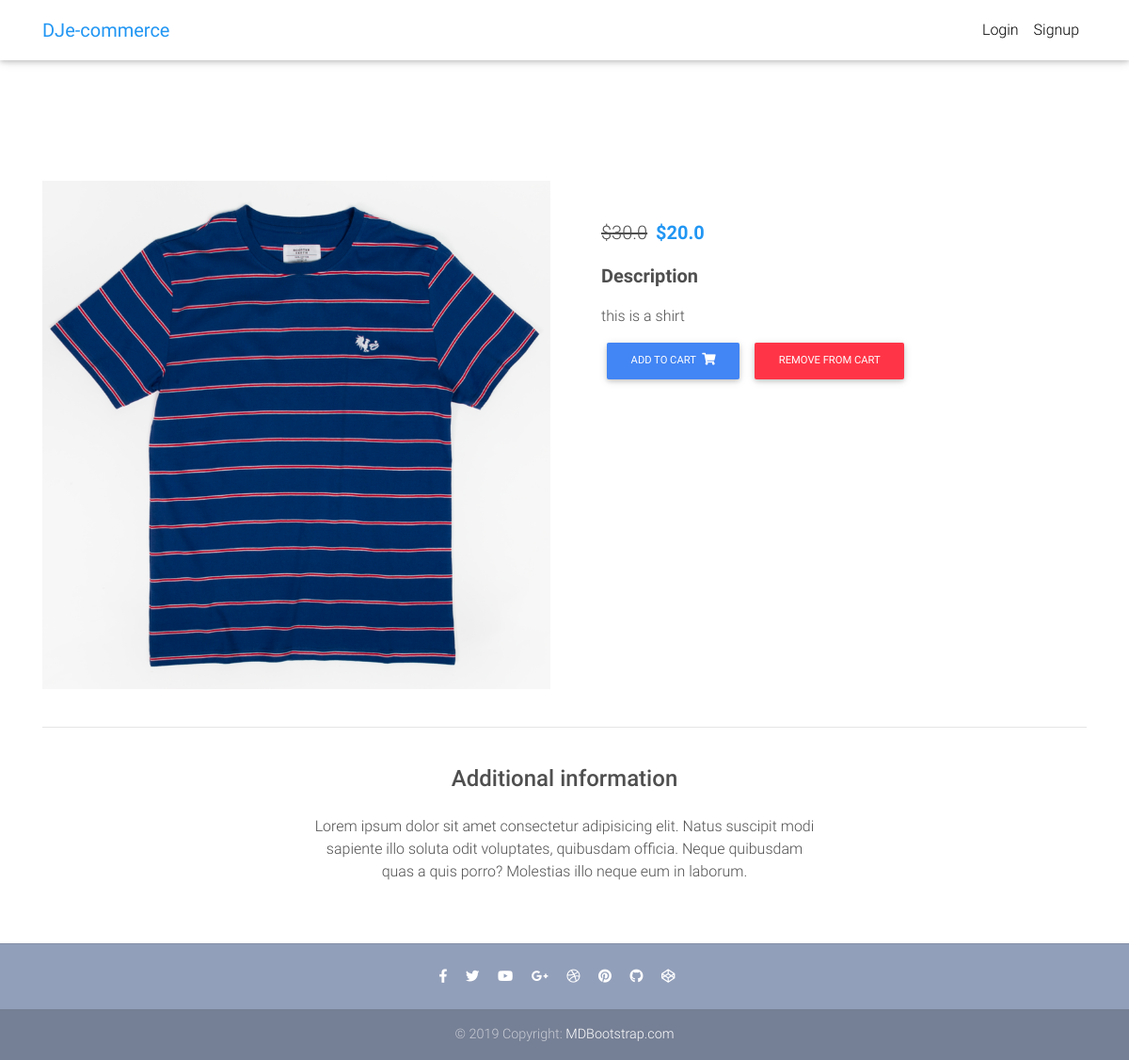
The page /product/shirt/ on the database its author committed.
### core/models.py (models this page shows, shortened)
class Item(models.Model):
    title = models.CharField(max_length=100)
    price = models.FloatField()
    discount_price = models.FloatField(blank=True, null=True)
    slug = models.SlugField()
    description = models.TextField()
    image = models.ImageField()
    def get_add_to_cart_url(self):
        return reverse("core:add-to-cart", kwargs={
            'slug': self.slug
        })
    def get_remove_from_cart_url(self):
        return reverse("core:remove-from-cart", kwargs={
            'slug': self.slug
        })

### core/views.py (the view)
# urls.py: path('product/<slug>/', ItemDetailView.as_view(), name='product'),
class ItemDetailView(DetailView):
    model = Item
    template_name = "product.html"
    head_title = model.title
    def get_context_data(self, **kwargs):
        context = super().get_context_data(**kwargs)
        context['head_title'] = self.get_object().title
        return context

### templates/product.html (shortened to what this page needs)
{% extends "base.html" %}
{% block content %}
  <main class="mt-5 pt-4">
    <div class="container dark-grey-text mt-5">
      <div class="row wow fadeIn">
        <div class="col-md-6 mb-4">
          <img src="{{ object.image.url }}" class="img-fluid" alt="">
        </div>
        <div class="col-md-6 mb-4">
          <div class="p-4">
            <p class="lead">
              {% if object.discount_price %}
                <span class="mr-1">
                  <del>${{ object.price }}</del>
                </span>
                <span class="font-weight-bold blue-text">${{ object.discount_price }}</span>
              {% else %}
                <span class="font-weight-bold blue-text">${{ object.price }}</span>
              {% endif %}
            </p>
            <p class="lead font-weight-bold">Description</p>
            <p>{{ object.description }}</p>
            <a href="{{ object.get_add_to_cart_url }}" class="btn btn-primary btn-md my-0 p">
              Add to cart
              <i class="fas fa-shopping-cart ml-1"></i>
            </a>
            <a href="{{ object.get_remove_from_cart_url }}" class="btn btn-danger btn-md my-0 p">
              Remove from cart
            </a>
          </div>
        </div>
      </div>
      <hr>
      <div class="row d-flex justify-content-center wow fadeIn">
        <div class="col-md-6 text-center">
          <h4 class="my-4 h4">Additional information</h4>
          <p>Lorem ipsum dolor sit amet consectetur adipisicing elit. Natus suscipit modi sapiente illo soluta odit
            voluptates,
            quibusdam officia. Neque quibusdam quas a quis porro? Molestias illo neque eum in laborum.</p>
        </div>
      </div>
      <div class="row wow fadeIn">
      </div>
    </div>
  </main>
{% endblock content %}

### templates/base.html (style rules this page uses)
html, body, header, .carousel { height: 60vh; }

### rows shown on the page
Item: image (picture), price "30.0", discount_price "20.0", description "this is a shirt"
